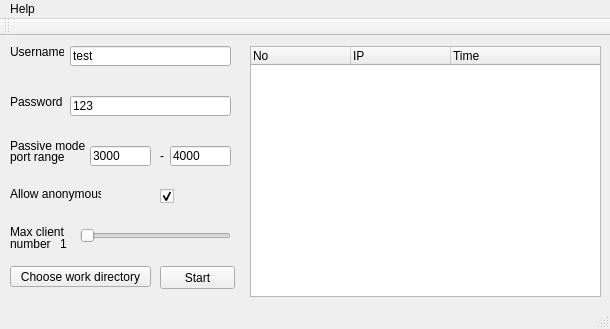
<?xml version="1.0" encoding="UTF-8"?>
<ui version="4.0">
 <class>ftpServer</class>
 <widget class="QMainWindow" name="ftpServer">
  <property name="geometry">
   <rect>
    <x>0</x>
    <y>0</y>
    <width>610</width>
    <height>329</height>
   </rect>
  </property>
  <property name="windowTitle">
   <string>ftpServer</string>
  </property>
  <widget class="QWidget" name="centralWidget">
   <widget class="QPushButton" name="startButton">
    <property name="geometry">
     <rect>
      <x>160</x>
      <y>230</y>
      <width>75</width>
      <height>23</height>
     </rect>
    </property>
    <property name="text">
     <string>Start</string>
    </property>
   </widget>
   <widget class="QLineEdit" name="userEdit">
    <property name="geometry">
     <rect>
      <x>70</x>
      <y>10</y>
      <width>161</width>
      <height>20</height>
     </rect>
    </property>
    <property name="text">
     <string>test</string>
    </property>
   </widget>
   <widget class="QLineEdit" name="passEdit">
    <property name="geometry">
     <rect>
      <x>70</x>
      <y>60</y>
      <width>161</width>
      <height>20</height>
     </rect>
    </property>
    <property name="text">
     <string>123</string>
    </property>
   </widget>
   <widget class="QLabel" name="label">
    <property name="geometry">
     <rect>
      <x>10</x>
      <y>10</y>
      <width>54</width>
      <height>12</height>
     </rect>
    </property>
    <property name="text">
     <string>Username</string>
    </property>
   </widget>
   <widget class="QLabel" name="label_2">
    <property name="geometry">
     <rect>
      <x>10</x>
      <y>60</y>
      <width>54</width>
      <height>12</height>
     </rect>
    </property>
    <property name="text">
     <string>Password</string>
    </property>
   </widget>
   <widget class="QLineEdit" name="pasvDown">
    <property name="geometry">
     <rect>
      <x>90</x>
      <y>110</y>
      <width>61</width>
      <height>20</height>
     </rect>
    </property>
    <property name="text">
     <string>3000</string>
    </property>
   </widget>
   <widget class="QLabel" name="label_3">
    <property name="geometry">
     <rect>
      <x>10</x>
      <y>100</y>
      <width>81</width>
      <height>20</height>
     </rect>
    </property>
    <property name="layoutDirection">
     <enum>Qt::LeftToRight</enum>
    </property>
    <property name="text">
     <string>Passive mode</string>
    </property>
   </widget>
   <widget class="QLabel" name="label_4">
    <property name="geometry">
     <rect>
      <x>10</x>
      <y>110</y>
      <width>71</width>
      <height>21</height>
     </rect>
    </property>
    <property name="text">
     <string>port range</string>
    </property>
   </widget>
   <widget class="QLineEdit" name="pasvUp">
    <property name="geometry">
     <rect>
      <x>170</x>
      <y>110</y>
      <width>61</width>
      <height>20</height>
     </rect>
    </property>
    <property name="text">
     <string>4000</string>
    </property>
   </widget>
   <widget class="QLabel" name="label_5">
    <property name="geometry">
     <rect>
      <x>160</x>
      <y>110</y>
      <width>16</width>
      <height>20</height>
     </rect>
    </property>
    <property name="text">
     <string>-</string>
    </property>
   </widget>
   <widget class="QSlider" name="maxClientSlide">
    <property name="geometry">
     <rect>
      <x>80</x>
      <y>190</y>
      <width>151</width>
      <height>20</height>
     </rect>
    </property>
    <property name="minimum">
     <number>1</number>
    </property>
    <property name="maximum">
     <number>10</number>
    </property>
    <property name="orientation">
     <enum>Qt::Horizontal</enum>
    </property>
   </widget>
   <widget class="QLabel" name="label_6">
    <property name="geometry">
     <rect>
      <x>10</x>
      <y>185</y>
      <width>71</width>
      <height>21</height>
     </rect>
    </property>
    <property name="text">
     <string>Max client</string>
    </property>
   </widget>
   <widget class="QLabel" name="label_7">
    <property name="geometry">
     <rect>
      <x>10</x>
      <y>200</y>
      <width>41</width>
      <height>16</height>
     </rect>
    </property>
    <property name="text">
     <string>number:</string>
    </property>
   </widget>
   <widget class="QLabel" name="maxNum">
    <property name="geometry">
     <rect>
      <x>60</x>
      <y>200</y>
      <width>54</width>
      <height>16</height>
     </rect>
    </property>
    <property name="text">
     <string>1</string>
    </property>
   </widget>
   <widget class="QCheckBox" name="allowAnony">
    <property name="geometry">
     <rect>
      <x>160</x>
      <y>150</y>
      <width>21</width>
      <height>21</height>
     </rect>
    </property>
    <property name="text">
     <string/>
    </property>
    <property name="checked">
     <bool>true</bool>
    </property>
   </widget>
   <widget class="QLabel" name="label_9">
    <property name="geometry">
     <rect>
      <x>10</x>
      <y>150</y>
      <width>91</width>
      <height>16</height>
     </rect>
    </property>
    <property name="text">
     <string>Allow anonymous</string>
    </property>
   </widget>
   <widget class="QPushButton" name="dirButton">
    <property name="geometry">
     <rect>
      <x>10</x>
      <y>230</y>
      <width>141</width>
      <height>21</height>
     </rect>
    </property>
    <property name="text">
     <string>Choose work directory</string>
    </property>
   </widget>
   <widget class="QTreeWidget" name="infoTree">
    <property name="geometry">
     <rect>
      <x>250</x>
      <y>10</y>
      <width>351</width>
      <height>251</height>
     </rect>
    </property>
    <column>
     <property name="text">
      <string>No</string>
     </property>
    </column>
    <column>
     <property name="text">
      <string>IP</string>
     </property>
    </column>
    <column>
     <property name="text">
      <string>Time</string>
     </property>
    </column>
   </widget>
  </widget>
  <widget class="QMenuBar" name="menuBar">
   <property name="geometry">
    <rect>
     <x>0</x>
     <y>0</y>
     <width>610</width>
     <height>23</height>
    </rect>
   </property>
   <widget class="QMenu" name="menuHelp">
    <property name="title">
     <string>Help</string>
    </property>
   </widget>
   <addaction name="menuHelp"/>
  </widget>
  <widget class="QToolBar" name="mainToolBar">
   <attribute name="toolBarArea">
    <enum>TopToolBarArea</enum>
   </attribute>
   <attribute name="toolBarBreak">
    <bool>false</bool>
   </attribute>
  </widget>
  <widget class="QStatusBar" name="statusBar"/>
 </widget>
 <layoutdefault spacing="6" margin="11"/>
 <resources/>
 <connections/>
</ui>
